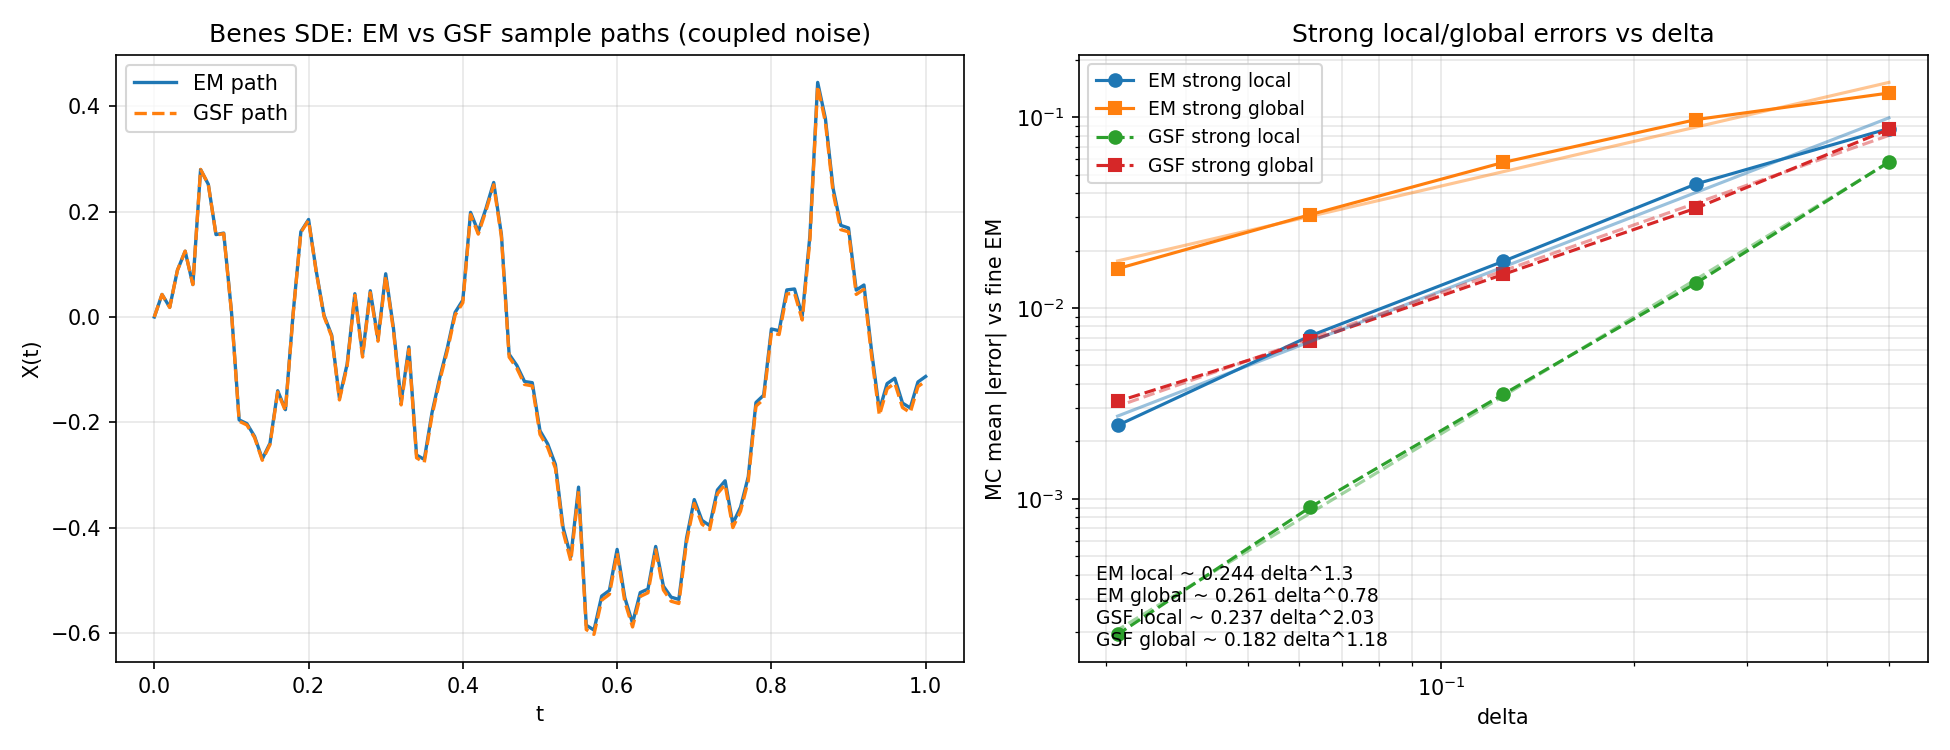

The script that saved this image:
"""Benes SDE benchmark: Gaussian SDE Filter (GSF) vs Euler-Maruyama (EM).

This benchmark compares:
- EM trajectories against a fine-step EM reference path, and
- GSF trajectories produced via the unified `prob_sde.sde_solver` facade.

The benchmark uses coupled Brownian noise generated by
`brownian_and_parabolic_coeffs`:
- fine increments for the reference EM path,
- coarse increments for EM,
- per-interval parabolic coefficients for GSF.

Exports
-------
ExperimentConfig
    Numerical and Monte Carlo settings for the experiment.
run_experiment
    Compute representative paths and strong local/global error curves.
plot_results
    Plot trajectories and log-log strong-error convergence curves.
main
    Run the full benchmark and save figures.
"""
# pylint: disable=wrong-import-position
from pathlib import Path
import sys
_REPO_ROOT = Path(__file__).resolve().parents[2]
root_str = str(_REPO_ROOT)
if root_str not in sys.path:
    sys.path.insert(0, root_str)

from typing import Optional
from dataclasses import dataclass

try:
    import matplotlib.pyplot as plt
except ImportError:
    plt = None


import jax
import jax.numpy as jnp
import numpy as np
from tqdm.auto import tqdm

from benchmarks.benchmark_utils import (
    EM_GSF_ERROR_SERIES_SPECS,
    POWER_LAW_FIT_HELP_TEXT,
    euler_maruyama_from_increments,
    fit_power_laws_for_error_series,
    format_power_law_text,
    plot_error_data_series,
    plot_fitted_error_series,
    prepare_coupled_discretization,
    resolve_mc_run_seed,
    strong_errors_from_paths,
)


from prob_sde import (
    brownian_and_parabolic_coeffs,
    SDESpec,
)

from prob_sde.solvers.sde_solver import (
    TimeGridConfig,
    GSFRunConfig,
    SDESolverConfig,
    solve_sde
)

from prob_sde.filtering.sde.gaussian_sde_filter import GaussianSDEFilterConfig

@dataclass(frozen=True)
class TimeConfig:
    """
    Time-discretization settings for path generation and convergence tests.
    
    Attributes
    ----------
    t_final : float
        Final simulation time.
    deltas : tuple[float, ...]
        Coarse step sizes used for Monte Carlo strong-error estimation.
    delta_for_path : float | None
        Step size used for single-path visualization. If ``None``, the first
        value in ``deltas`` is used.
    
    Methods
    -------
    path_delta()
        Return the effective step size for path plotting.
    """
    t_final: float = 1.0
    deltas: tuple[float, ...] = (2.0**-1, 2.0**-2, 2.0**-3, 2.0**-4, 2.0 ** -5)
    delta_for_path: Optional[float] = 0.01

@dataclass(frozen=True)
class MonteCarloConfig:
    """
    Monte Carlo sampling configuration for error statistics.
    
    Attributes
    ----------
    num_sample_paths : int
        Number of independent samples used per step size.
    seed : int | None
        Run-level random seed. If ``None``, a fresh seed is generated.
    """
    num_sample_paths: int = 500
    seed: Optional[int] = None

@dataclass(frozen=True)
class SolverConfig:
    """
    Gaussian SDE Filter numerical parameters.
    
    Attributes
    ----------
    measurement_noise : float
        Measurement noise used by the filter update model.
    sample_posterior_position : bool
        Whether to sample from posterior position instead of using the mean.
    variance_floor : float
        Lower bound applied to covariance terms for numerical stability.
    initial_cov_scale : float
        Initial covariance scaling used for filter state initialization.
    """
    measurement_noise: float = 1e-6
    sample_posterior_position: bool = False
    variance_floor: float = 1e-12
    initial_cov_scale: float = 1e-8

@dataclass(frozen=True)
class ExperimentConfig:
    """
    Top-level configuration for the Benes SDE EM-vs-GSF benchmark.
    
    Attributes
    ----------
    x0 : float
        Initial SDE state.
    time : TimeConfig
        Time-grid and step-size controls.
    mc : MonteCarloConfig
        Monte Carlo sampling settings.
    solver : SolverConfig
        Gaussian SDE Filter settings.
    
    Methods
    -------
    effective_path_delta()
        Return the path step size used in trajectory plotting.
    total_mc_samples()
        Return the total number of Monte Carlo trajectories across all deltas.
    """
    x0: float = 0.0
    time: TimeConfig = TimeConfig()
    mc: MonteCarloConfig = MonteCarloConfig()
    solver: SolverConfig = SolverConfig()


def drift(x, _t):
    """Benes drift: tanh(x)."""
    return jnp.tanh(x)


def diffusion(_x, _t):
    """Benes diffusion: constant one."""
    return jnp.array(1.0)


def gsf_path_coupled_with_solver(
        root_key,
        cfg,
        delta,
        num_steps,
        coeffs_list):
    """Simulate one GSF trajectory via `sde_solver` with coupled coefficients.

    This helper runs the unified facade (`solve_sde`) with method `"gsf"` on a
    uniform grid and injects caller-provided interval coefficients so that the GSF
    path is coupled to the same Brownian approximation used by EM/reference paths.

    Parameters
    ----------
    root_key : jax.Array
        Root PRNG key for the GSF rollout. The facade splits this key internally
        into per-step keys.
    cfg : ExperimentConfig
        Experiment configuration providing `x0` and GSF hyperparameters.
    delta : float
        Coarse time-step size.
    num_steps : int
        Number of coarse integration steps on `[0, t_final]`.
    coeffs_list : Sequence[tuple]
        Per-step parabolic Brownian coefficients (length must equal `num_steps`).

    Returns
    -------
    jax.Array
        GSF trajectory of shape `(num_steps + 1,)`, including the initial value.

    Raises
    ------
    ValueError
        If coefficient length and grid size are inconsistent (validated by the
        facade run configuration).
    """
    sde = SDESpec.from_args(drift, diffusion, jnp.asarray(cfg.x0), bm_factory=None)

    run_cfg = _build_gsf_run_config(cfg)
    run_cfg = GSFRunConfig(
        prior_scale=run_cfg.prior_scale,
        filter_config=run_cfg.filter_config,
        coeffs_list=coeffs_list,
        return_uncertainty=False,
    )

    solver_cfg = SDESolverConfig(
        method="gsf",
        grid=TimeGridConfig(delta=float(delta), num_steps=int(num_steps), t0=0.0),
        gsf=run_cfg,
    )

    result = solve_sde(root_key, sde, solver_cfg)
    return result.trajectory


def one_seed_errors(root_key, delta, cfg):
    """
    Compute strong local/global EM and GSF errors for one seed and step size.

    Parameters
    ----------
    root_key : jax.Array
        Base PRNG key for this Monte Carlo sample.
    delta : float
        Coarse step size used for EM and GSF trajectories.
    cfg : ExperimentConfig
        Experiment configuration.

    Returns
    -------
    tuple[jax.Array, jax.Array, jax.Array, jax.Array]
        `(em_local, em_global, gsf_local, gsf_global)` computed against the coupled
        fine-step EM reference path.
    """
    disc = prepare_coupled_discretization(root_key, delta, cfg.time.t_final)
    x_ref, x_em, x_gsf = _simulate_coupled_paths(root_key, delta, cfg, disc)
    return strong_errors_from_paths(x_ref, x_em, x_gsf, disc.block_size)


def _simulate_coupled_paths(root_key, delta, cfg, disc):
    """
    Simulate reference EM, coarse EM, and facade-based GSF paths for one seed.

    Parameters
    ----------
    root_key : jax.Array
        Base PRNG key for one Monte Carlo seed.
    delta : float
        Coarse step size.
    cfg : ExperimentConfig
        Experiment configuration containing initial state and solver settings.
    disc : CoupledDiscretization
        Coupled discretization data from `_prepare_coupled_discretization`.
    
    Returns
    -------
    tuple[jax.Array, jax.Array, jax.Array]
        `(x_ref, x_em, x_gsf)` where:
        - `x_ref` is fine-step reference EM,
        - `x_em` is coarse EM,
        - `x_gsf` is GSF produced through `solve_sde(..., method="gsf")`.
    """
    x_ref = euler_maruyama_from_increments(
        drift, diffusion, disc.dw_ref, disc.delta_ref, cfg.x0)
    x_em = euler_maruyama_from_increments(
        drift, diffusion, disc.dw_coarse, delta, cfg.x0)
    key_gsf = jax.random.fold_in(root_key, 1)
    x_gsf = gsf_path_coupled_with_solver(
        key_gsf,
        cfg,
        delta,
        disc.num_steps,
        disc.coeffs_list,
    )
    return x_ref, x_em, x_gsf


def estimate_errors_for_delta(base_key, delta, cfg, progress_bar=None):
    """Estimate Monte Carlo mean strong errors for one coarse step size.

    For each Monte Carlo seed, this function builds coupled reference/coarse data,
    simulates EM and facade-based GSF trajectories, computes strong local/global
    absolute errors, and returns sample means across seeds.

    Parameters
    ----------
    base_key : jax.Array
        Root PRNG key for the Monte Carlo batch at this step size.
    delta : float
        Coarse step size used to define the discretization level.
    cfg : ExperimentConfig
        Experiment configuration (time horizon, number of samples, solver options).
    progress_bar : object | None, optional
        Optional progress-bar object exposing `.update(int)`; updated once per seed.

    Returns
    -------
    tuple[float, float, float, float]
        `(em_local, em_global, gsf_local, gsf_global)` Monte Carlo mean errors.
    """
    keys = jax.random.split(base_key, cfg.mc.num_sample_paths)
    vals = []
    for i in range(cfg.mc.num_sample_paths):
        vals.append(one_seed_errors(keys[i], delta, cfg))
        if progress_bar is not None:
            progress_bar.update(1)
    arr = np.asarray(vals, dtype=float)

    em_local = float(np.mean(arr[:, 0]))
    em_global = float(np.mean(arr[:, 1]))
    gsf_local = float(np.mean(arr[:, 2]))
    gsf_global = float(np.mean(arr[:, 3]))
    return em_local, em_global, gsf_local, gsf_global

def _build_gsf_run_config(cfg):
    """Build facade-level GSF run configuration from experiment settings."""
    return GSFRunConfig(
        prior_scale=1.0,
        filter_config=GaussianSDEFilterConfig(
            measurement_noise=cfg.solver.measurement_noise,
            sample_posterior_position=cfg.solver.sample_posterior_position,
            variance_floor=cfg.solver.variance_floor,
            initial_cov_scale=cfg.solver.initial_cov_scale,
            return_beta_coeffs=False,
            ekf_mode="ekf1",
        ),
        return_uncertainty=False,
    )


def run_experiment(cfg):
    """
    Run Monte Carlo convergence and generate one coupled path pair.

    Parameters
    ----------
    cfg : ExperimentConfig
        Full benchmark configuration.

    Returns
    -------
    dict[str, np.ndarray | dict[str, float]]
        Data used by plotting and diagnostics.
    """
    run_seed = resolve_mc_run_seed(cfg.mc.seed)
    print("Using seed =", run_seed)
    _print_solver_settings(cfg)
    key_paths, key_mc = jax.random.split(jax.random.PRNGKey(run_seed), 2)
    path_results = _compute_path_results(key_paths, cfg)
    mc_results = _compute_mc_error_results(key_mc, cfg)
    return {**path_results, **mc_results}

def _print_solver_settings(cfg):
    """Print EKF-related settings used by GSF (facade) and mixture (direct coupled path)."""
    gsf_run = _build_gsf_run_config(cfg)
    print("EKF settings:")
    print("  GSF posterior mode (filter_config): " + str(gsf_run.filter_config.ekf_mode))

def _compute_path_results(key_paths, cfg):
    """
    Generate coupled EM/GSF paths and Brownian-approximation diagnostics.

    Parameters
    ----------
    key_paths : jax.Array
        PRNG key used for path-level simulations.
    cfg : ExperimentConfig
        Experiment configuration.

    Returns
    -------
    dict[str, np.ndarray | dict[str, float]]
        Path-level arrays and Brownian diagnostics used in plotting.
    """
    delta_path = (
        float(cfg.time.delta_for_path)
        if cfg.time.delta_for_path is not None
        else float(cfg.time.deltas[0])
    )
    parabolic_data = brownian_and_parabolic_coeffs(
        jax.random.fold_in(key_paths, 0),
        cfg.time.t_final,
        delta_path * delta_path,
        delta_path,
    )
    dw_coarse = parabolic_data["dw_coarse"]
    coeffs_list = parabolic_data["coeffs_list"]

    path_em = euler_maruyama_from_increments(
        drift, diffusion, dw_coarse, delta_path, cfg.x0)
    key_gsf = jax.random.fold_in(key_paths, 1)
    path_gsf = gsf_path_coupled_with_solver(
        key_gsf,
        cfg,
        delta_path,
        len(coeffs_list),
        coeffs_list,
    )

    return {
        "ts_path": np.asarray(jnp.linspace(0.0, cfg.time.t_final, len(dw_coarse) + 1)),
        "path_em": np.asarray(path_em),
        "path_gsf": np.asarray(path_gsf),
    }

def _compute_mc_error_results(key_mc, cfg):
    """
    Estimate strong local/global error curves across configured step sizes.

    Parameters
    ----------
    key_mc : jax.Array
        PRNG key used for Monte Carlo samples.
    cfg : ExperimentConfig
        Experiment configuration.

    Returns
    -------
    dict[str, np.ndarray]
        Error arrays for EM and GSF over ``cfg.time.deltas``.
    """
    series = {
        "em_local": [],
        "em_global": [],
        "gsf_local": [],
        "gsf_global": [],
    }

    total_mc = len(cfg.time.deltas) * cfg.mc.num_sample_paths
    mc_bar = tqdm(total=total_mc, desc="MC samples", leave=True)
    delta_iter = tqdm(cfg.time.deltas, desc="Step sizes", leave=True)

    for idx, delta in enumerate(delta_iter):
        key_i = jax.random.fold_in(key_mc, idx)
        estimates = estimate_errors_for_delta(key_i, delta, cfg, progress_bar=mc_bar)
        for name, value in zip(series, estimates):
            series[name].append(value)
        delta_iter.set_postfix(em_g=round(estimates[1], 5), gsf_g=round(estimates[3], 5))

    mc_bar.close()
    return {
        "deltas": np.asarray(cfg.time.deltas),
        **{name: np.asarray(values) for name, values in series.items()},
    }

def plot_results(results):
    """Render and save benchmark figures for path and convergence diagnostics.

    Creates:
    1. a trajectory panel comparing representative EM and GSF paths, and
    2. a log-log panel of strong local/global error curves with optional power-law
       overlays when at least two step sizes are available.

    Parameters
    ----------
    results : dict[str, np.ndarray | dict[str, float]]
        Output dictionary returned by `run_experiment`, expected to include
        trajectory arrays and Monte Carlo error series used by the plotting helpers.

    Returns
    -------
    None
        Displays the figure and saves it as `benes_gsf_vs_em.png`. If matplotlib is
        unavailable, prints a message and returns without plotting.
    """
    if plt is None:
        print("matplotlib is not installed. Install matplotlib to plot figures.")
        return

    fig, axes = plt.subplots(1, 2, figsize=(13, 5))
    _plot_path_panel(axes[0], results)
    _plot_error_panel(axes[1], results)

    fig.tight_layout()
    out = "benes_gsf_vs_em.png"
    fig.savefig(out, dpi=150)
    plt.show()
    plt.close(fig)
    print("Saved " + out)

def _plot_path_panel(ax, results):
    """Plot coupled EM and GSF sample paths."""
    ax.plot(results["ts_path"], results["path_em"], label="EM path", linewidth=1.6)
    ax.plot(
        results["ts_path"],
        results["path_gsf"],
        label="GSF path",
        linewidth=1.6,
        linestyle="--",
    )
    ax.set_xlabel("t")
    ax.set_ylabel("X(t)")
    ax.set_title("Benes SDE: EM vs GSF sample paths (coupled noise)")
    ax.grid(True, alpha=0.3)
    ax.legend()

def _plot_error_panel(ax, results):
    """Plot strong errors and fitted power laws on log-log axes."""
    deltas = np.asarray(results["deltas"])
    plot_error_data_series(ax, deltas, results, EM_GSF_ERROR_SERIES_SPECS)

    if deltas.shape[0] >= 2:
        fits = fit_power_laws_for_error_series(
            deltas, results, EM_GSF_ERROR_SERIES_SPECS)
        plot_fitted_error_series(ax, deltas, fits, EM_GSF_ERROR_SERIES_SPECS)
        ax.text(
            0.02,
            0.02,
            format_power_law_text(fits, EM_GSF_ERROR_SERIES_SPECS),
            transform=ax.transAxes,
            fontsize=9,
            va="bottom",
        )
    else:
        ax.text(
            0.02,
            0.02,
            POWER_LAW_FIT_HELP_TEXT,
            transform=ax.transAxes,
            fontsize=9,
            va="bottom",
        )

    ax.set_xlabel("delta")
    ax.set_ylabel("MC mean |error| vs fine EM")
    ax.set_title("Strong local/global errors vs delta")
    ax.grid(True, which="both", alpha=0.3)
    ax.legend(fontsize=9)


def print_error_comparison_table(results):
    """Print a compact EM-vs-GSF error comparison table.

    Parameters
    ----------
    results : dict[str, np.ndarray]
        Dictionary returned by `run_experiment`, containing:
        `deltas`, `em_local`, `em_global`, `gsf_local`, `gsf_global`.
    """
    deltas = np.asarray(results["deltas"], dtype=float)
    em_local = np.asarray(results["em_local"], dtype=float)
    em_global = np.asarray(results["em_global"], dtype=float)
    gsf_local = np.asarray(results["gsf_local"], dtype=float)
    gsf_global = np.asarray(results["gsf_global"], dtype=float)

    headers = (
        "delta",
        "EM local",
        "GSF local",
        "GSF/EM local",
        "Winner local",
        "EM global",
        "GSF global",
        "GSF/EM global",
        "Winner global",
    )
    widths = (11, 14, 14, 14, 13, 14, 14, 15, 14)

    def fmt_num(x):
        return f"{x:.6e}"

    def fmt_ratio(num, den):
        if den == 0.0:
            return "nan"
        return f"{(num / den):.6f}"

    def winner(gsf_err, em_err):
        if gsf_err < em_err:
            return "GSF"
        if em_err < gsf_err:
            return "EM"
        return "Tie"

    def row(values):
        cells = []
        for val, w in zip(values, widths):
            cells.append(str(val).rjust(w))
        return " | ".join(cells)

    separator = "-+-".join("-" * w for w in widths)

    print("\nError comparison: GSF vs EM (MC means)")
    print(row(headers))
    print(separator)

    for i in range(deltas.shape[0]):
        values = (
            f"{deltas[i]:.6f}",
            fmt_num(em_local[i]),
            fmt_num(gsf_local[i]),
            fmt_ratio(gsf_local[i], em_local[i]),
            winner(gsf_local[i], em_local[i]),
            fmt_num(em_global[i]),
            fmt_num(gsf_global[i]),
            fmt_ratio(gsf_global[i], em_global[i]),
            winner(gsf_global[i], em_global[i]),
        )
        print(row(values))

def main():
    """Run Benes SDE EM-vs-GSF benchmark and plots."""
    cfg = ExperimentConfig()
    results = run_experiment(cfg)
    print_error_comparison_table(results)
    plot_results(results)


if __name__ == "__main__":
    main()
